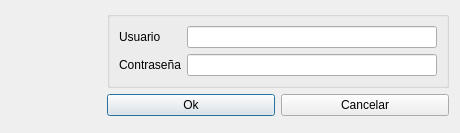
<?xml version="1.0" encoding="UTF-8"?>
<ui version="4.0">
 <class>LoginDlg</class>
 <widget class="QDialog" name="LoginDlg">
  <property name="geometry">
   <rect>
    <x>0</x>
    <y>0</y>
    <width>460</width>
    <height>122</height>
   </rect>
  </property>
  <property name="windowTitle">
   <string>AlehpERP - Login</string>
  </property>
  <property name="windowIcon">
   <iconset resource="../../../resources/resources.qrc">
    <normaloff>:/aplicacion/images/alephLogoIcon.ico</normaloff>:/aplicacion/images/alephLogoIcon.ico</iconset>
  </property>
  <layout class="QGridLayout" name="gridLayout_3">
   <item row="0" column="0" rowspan="2">
    <widget class="QLabel" name="label">
     <property name="minimumSize">
      <size>
       <width>90</width>
       <height>90</height>
      </size>
     </property>
     <property name="maximumSize">
      <size>
       <width>90</width>
       <height>90</height>
      </size>
     </property>
     <property name="toolTip">
      <string>&lt;!DOCTYPE HTML PUBLIC &quot;-//W3C//DTD HTML 4.0//EN&quot; &quot;http://www.w3.org/TR/REC-html40/strict.dtd&quot;&gt;
&lt;html&gt;&lt;head&gt;&lt;meta name=&quot;qrichtext&quot; content=&quot;1&quot; /&gt;&lt;style type=&quot;text/css&quot;&gt;
p, li { white-space: pre-wrap; }
&lt;/style&gt;&lt;/head&gt;&lt;body style=&quot; font-family:'DejaVu Sans'; font-size:9pt; font-weight:400; font-style:normal;&quot;&gt;
&lt;p style=&quot; margin-top:0px; margin-bottom:0px; margin-left:0px; margin-right:0px; -qt-block-indent:0; text-indent:0px;&quot;&gt;&lt;span style=&quot; font-weight:600;&quot;&gt;PrintingERP&lt;/span&gt; por &lt;span style=&quot; font-style:italic;&quot;&gt;Aleph Sistemas de Información&lt;/span&gt;&lt;/p&gt;&lt;/body&gt;&lt;/html&gt;</string>
     </property>
     <property name="text">
      <string/>
     </property>
     <property name="pixmap">
      <pixmap resource="../../../resources/resources.qrc">:/aplicacion/images/BolaAleph.png</pixmap>
     </property>
     <property name="scaledContents">
      <bool>true</bool>
     </property>
    </widget>
   </item>
   <item row="0" column="1">
    <layout class="QGridLayout" name="gridLayout_2">
     <item row="0" column="0" colspan="2">
      <widget class="QGroupBox" name="groupBox">
       <property name="title">
        <string/>
       </property>
       <layout class="QGridLayout" name="gridLayout">
        <item row="0" column="0">
         <widget class="QLabel" name="label_2">
          <property name="text">
           <string>Usuario</string>
          </property>
         </widget>
        </item>
        <item row="0" column="1">
         <widget class="QLineEdit" name="txtUserName"/>
        </item>
        <item row="1" column="0">
         <widget class="QLabel" name="label_3">
          <property name="text">
           <string>Contraseña</string>
          </property>
         </widget>
        </item>
        <item row="1" column="1">
         <widget class="QLineEdit" name="txtPassword">
          <property name="echoMode">
           <enum>QLineEdit::Password</enum>
          </property>
         </widget>
        </item>
       </layout>
      </widget>
     </item>
     <item row="1" column="0">
      <widget class="QPushButton" name="pbOk">
       <property name="text">
        <string>Ok</string>
       </property>
       <property name="icon">
        <iconset resource="../../../resources/resources.qrc">
         <normaloff>:/aplicacion/images/ok.png</normaloff>:/aplicacion/images/ok.png</iconset>
       </property>
      </widget>
     </item>
     <item row="1" column="1">
      <widget class="QPushButton" name="pbCancel">
       <property name="text">
        <string>Cancelar</string>
       </property>
       <property name="icon">
        <iconset resource="../../../resources/resources.qrc">
         <normaloff>:/generales/images/delete.png</normaloff>:/generales/images/delete.png</iconset>
       </property>
      </widget>
     </item>
    </layout>
   </item>
  </layout>
 </widget>
 <resources>
  <include location="../../../resources/resources.qrc"/>
  <include location="../../../resources/resources.qrc"/>
 </resources>
 <connections/>
</ui>
